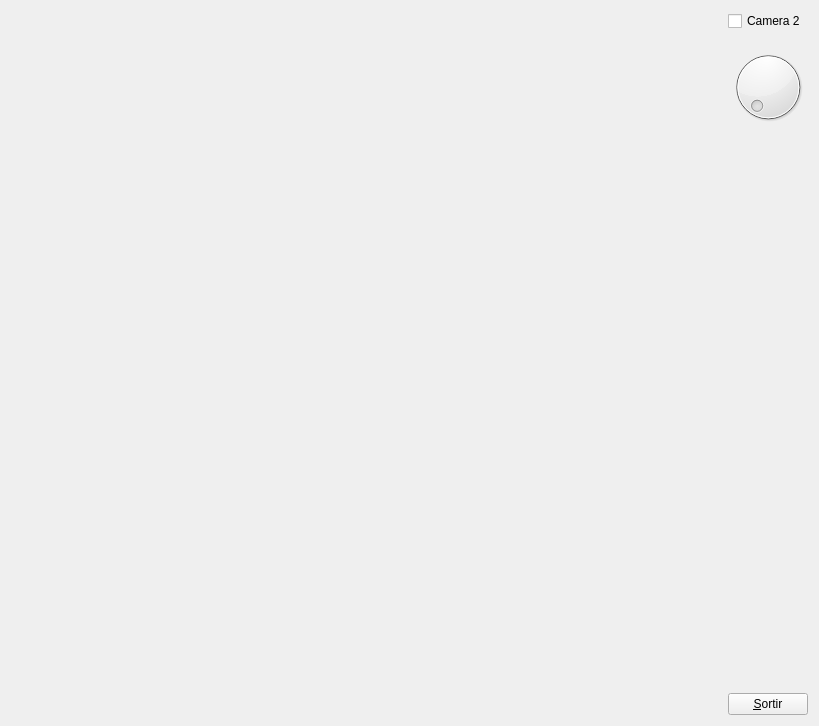
<?xml version="1.0" encoding="UTF-8"?>
<ui version="4.0">
 <class>MyForm</class>
 <widget class="QWidget" name="MyForm">
  <property name="geometry">
   <rect>
    <x>0</x>
    <y>0</y>
    <width>819</width>
    <height>726</height>
   </rect>
  </property>
  <property name="windowTitle">
   <string>IDI-Lab</string>
  </property>
  <layout class="QHBoxLayout" name="horizontalLayout">
   <item>
    <widget class="MyGLWidget" name="widget" native="true">
     <property name="sizePolicy">
      <sizepolicy hsizetype="Expanding" vsizetype="Expanding">
       <horstretch>0</horstretch>
       <verstretch>0</verstretch>
      </sizepolicy>
     </property>
    </widget>
   </item>
   <item>
    <layout class="QVBoxLayout" name="verticalLayout">
     <item>
      <widget class="QCheckBox" name="checkBox">
       <property name="text">
        <string>Camera 2</string>
       </property>
      </widget>
     </item>
     <item>
      <widget class="QDial" name="dial">
       <property name="maximum">
        <number>32</number>
       </property>
      </widget>
     </item>
     <item>
      <spacer name="verticalSpacer">
       <property name="orientation">
        <enum>Qt::Vertical</enum>
       </property>
       <property name="sizeHint" stdset="0">
        <size>
         <width>20</width>
         <height>40</height>
        </size>
       </property>
      </spacer>
     </item>
     <item>
      <widget class="QPushButton" name="pushButton">
       <property name="sizePolicy">
        <sizepolicy hsizetype="Fixed" vsizetype="Fixed">
         <horstretch>0</horstretch>
         <verstretch>0</verstretch>
        </sizepolicy>
       </property>
       <property name="text">
        <string>&amp;Sortir</string>
       </property>
      </widget>
     </item>
    </layout>
   </item>
  </layout>
 </widget>
 <customwidgets>
  <customwidget>
   <class>MyGLWidget</class>
   <extends>QWidget</extends>
   <header>MyGLWidget.h</header>
   <container>1</container>
   <slots>
    <signal>cs2(bool)</signal>
    <signal>rotpat(int)</signal>
    <slot>cam2()</slot>
    <slot>rotatePatri(int)</slot>
   </slots>
  </customwidget>
 </customwidgets>
 <resources/>
 <connections>
  <connection>
   <sender>pushButton</sender>
   <signal>clicked()</signal>
   <receiver>MyForm</receiver>
   <slot>close()</slot>
   <hints>
    <hint type="sourcelabel">
     <x>799</x>
     <y>715</y>
    </hint>
    <hint type="destinationlabel">
     <x>839</x>
     <y>529</y>
    </hint>
   </hints>
  </connection>
  <connection>
   <sender>checkBox</sender>
   <signal>clicked()</signal>
   <receiver>widget</receiver>
   <slot>cam2()</slot>
   <hints>
    <hint type="sourcelabel">
     <x>769</x>
     <y>25</y>
    </hint>
    <hint type="destinationlabel">
     <x>653</x>
     <y>151</y>
    </hint>
   </hints>
  </connection>
  <connection>
   <sender>widget</sender>
   <signal>cs2(bool)</signal>
   <receiver>checkBox</receiver>
   <slot>setChecked(bool)</slot>
   <hints>
    <hint type="sourcelabel">
     <x>563</x>
     <y>197</y>
    </hint>
    <hint type="destinationlabel">
     <x>745</x>
     <y>28</y>
    </hint>
   </hints>
  </connection>
  <connection>
   <sender>dial</sender>
   <signal>valueChanged(int)</signal>
   <receiver>widget</receiver>
   <slot>rotatePatri(int)</slot>
   <hints>
    <hint type="sourcelabel">
     <x>779</x>
     <y>104</y>
    </hint>
    <hint type="destinationlabel">
     <x>658</x>
     <y>315</y>
    </hint>
   </hints>
  </connection>
  <connection>
   <sender>widget</sender>
   <signal>rotpat(int)</signal>
   <receiver>dial</receiver>
   <slot>setValue(int)</slot>
   <hints>
    <hint type="sourcelabel">
     <x>599</x>
     <y>194</y>
    </hint>
    <hint type="destinationlabel">
     <x>774</x>
     <y>92</y>
    </hint>
   </hints>
  </connection>
 </connections>
</ui>
